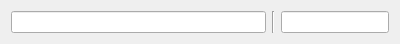
<?xml version="1.0" encoding="UTF-8"?>
<ui version="4.0">
 <class>Widget_PatchItem</class>
 <widget class="QWidget" name="Widget_PatchItem">
  <property name="geometry">
   <rect>
    <x>0</x>
    <y>0</y>
    <width>400</width>
    <height>40</height>
   </rect>
  </property>
  <property name="windowTitle">
   <string>Form</string>
  </property>
  <layout class="QHBoxLayout" name="horizontalLayout">
   <item>
    <layout class="QHBoxLayout" name="horizontalLayout_2">
     <item>
      <widget class="QLineEdit" name="lineEdit_Name"/>
     </item>
     <item>
      <widget class="Line" name="line">
       <property name="orientation">
        <enum>Qt::Vertical</enum>
       </property>
      </widget>
     </item>
     <item>
      <widget class="QLineEdit" name="lineEdit_Id">
       <property name="sizePolicy">
        <sizepolicy hsizetype="Minimum" vsizetype="Fixed">
         <horstretch>0</horstretch>
         <verstretch>0</verstretch>
        </sizepolicy>
       </property>
       <property name="text">
        <string/>
       </property>
       <property name="alignment">
        <set>Qt::AlignRight|Qt::AlignTrailing|Qt::AlignVCenter</set>
       </property>
       <property name="readOnly">
        <bool>true</bool>
       </property>
      </widget>
     </item>
    </layout>
   </item>
  </layout>
 </widget>
 <resources/>
 <connections/>
</ui>
